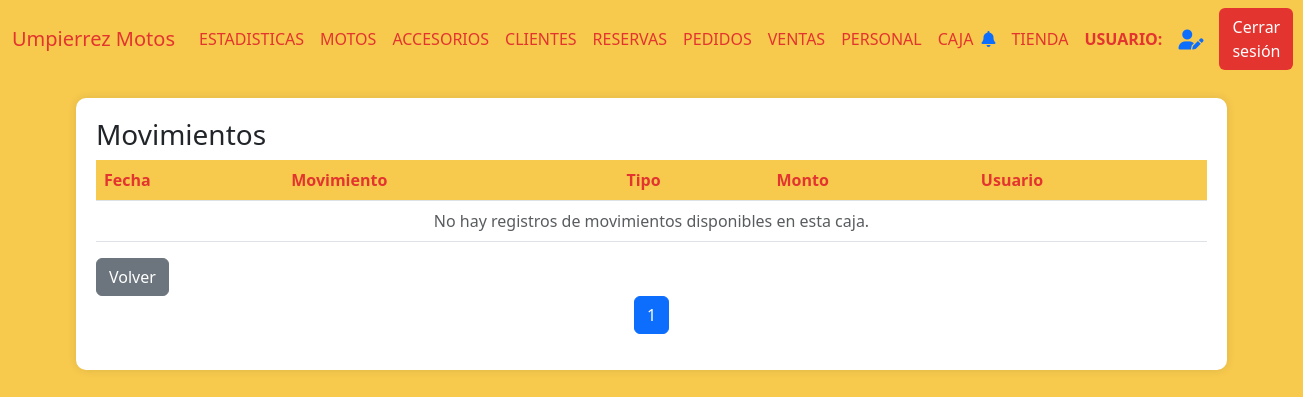
The app's page /movimientos_caja/11 (signed in), older data.
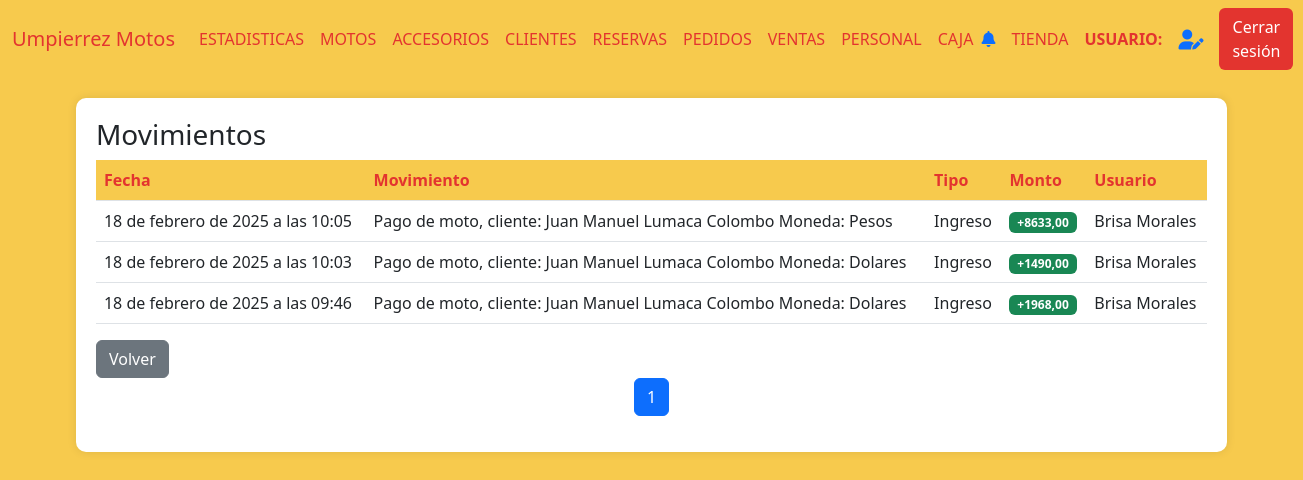
The same page, newer data.
### AppUM/models.py (models this page shows)
class Movimientos(models.Model):
    fecha = models.DateTimeField()
    movimiento = models.TextField(null=True, blank=True)
    tipo = models.CharField(max_length=10)
    monto = models.DecimalField(max_digits=10, decimal_places=2)
    caja = models.ForeignKey(Caja, related_name='movimiento_caja', on_delete=models.CASCADE)
    usuario = models.ForeignKey(Personal, related_name='usuario_movimiento', on_delete=models.CASCADE)

### AppUM/decorators.py (the view)
    def _wrapped_view(request, *args, **kwargs):
        user = request.user
        if user.is_authenticated:
            usuario_consulta = Personal.objects.filter(usuario=user.username).first()
            if usuario_consulta:
                if Administrativo.objects.filter(personal_ptr_id=usuario_consulta.id,activo=1).exists():
                    return view_func(request, *args, **kwargs)
                else:
                    raise PermissionDenied
            else:
                return view_func(request, *args, **kwargs)
        else:
            return redirect('Login')  # Redirigir al login si no está autenticado

### AppUM/context_processors.py (called while the page is built)
def cantidad_solicitudes_no_leidas(req):
    if req.user.is_authenticated:
        usuario = req.user
        usuario_actual = Personal.objects.filter(usuario=usuario.username).first()
        notificaciones = NotificacionPersonal.objects.filter(personal=usuario_actual,leido=0).count()
    else:
        notificaciones = 0
    return {'notificaciones': notificaciones}

### AppUM/functions.py (called while the page is built)
def funcion_paginas_varias(req,instancia_model):
    paginator = Paginator(instancia_model, 5)  # 5 motos por página
    page_number = req.GET.get('page')  # Obtiene el número de página desde la URL
    page_obj = paginator.get_page(page_number)
    return page_obj

### AppUM/views.py (called while the page is built)
@admin_required
def movimientos_caja(req,id_caja):
    try:
        movimientos = Movimientos.objects.filter(caja_id=id_caja).order_by('-fecha')
        data = []
        for movimiento in movimientos:
            usuario = Personal.objects.get(id=movimiento.usuario_id)
            data.append({
                "movimiento":movimiento,
                "descripcion":movimiento.movimiento if movimiento.movimiento else "Sin descripción",
                "usuario":usuario.nombre + " " + usuario.apellido
            })
        page_obj = funcion_paginas_varias(req,data)
        return render(req, "perfil_administrativo/arqueos/movimientos.html", {"page_obj": page_obj})
    except Exception as e:
        return render(req,"perfil_administrativo/arqueos/movimientos.html",{"error_message":e})

### AppUM/templates/perfil_administrativo/arqueos/movimientos.html (shortened to what this page needs)
{% extends "perfil_administrativo/padre_perfil_administrativo.html" %}
{% load static %}
{% block contenidoQueCambia %}
<link href="https://cdnjs.cloudflare.com/ajax/libs/font-awesome/6.0.0/css/all.min.css" rel="stylesheet">
<link href="https://cdn.jsdelivr.net/npm/bootstrap-icons@1.10.0/font/bootstrap-icons.css" rel="stylesheet">
<div class="table-container" id="inventarios">
    <h3>Movimientos</h3>
    <table class="table">
        <thead>
            <tr>
                <th>Fecha</th>
                <th>Movimiento</th>
                <th>Tipo</th>
                <th>Monto</th>
                <th>Usuario</th>
            </tr>
        </thead>
        <tbody>
            {% if page_obj %}
                {% for movimiento in page_obj %}
                <tr>
                    <td>{{ movimiento.movimiento.fecha }}</td>
                    <td>{{ movimiento.descripcion }}</td>
                    <td>{{ movimiento.movimiento.tipo }}</td>
                    <td>
                        {% if movimiento.movimiento.tipo == "Egreso" %}
                        <span class="badge bg-danger">-{{ movimiento.movimiento.monto }}</span>
                        {% else %}
                        <span class="badge bg-success">+{{ movimiento.movimiento.monto }}</span>
                        {% endif %}
                    </td>
                    <td>{{ movimiento.usuario }}</td>
                </tr>
                {% endfor %}
            {% else %}
                <tr>
                    <td colspan="9" class="text-center text-muted">
                        No hay registros de movimientos disponibles en esta caja.
                    </td>
                </tr>
            {% endif %}
        </tbody>
    </table>
    <a href="{% url 'Arqueos' %}" class="btn btn-secondary">Volver</a>
    <nav aria-label="Page navigation">
        <ul class="pagination justify-content-center">
            {% for num in page_obj.paginator.page_range %}
            <li class="page-item {% if page_obj.number == num %}active{% endif %}">
                <a class="page-link" href="?page={{ num }}">{{ num }}</a>
            </li>
            {% endfor %}
        </ul>
    </nav>
</div>
{% endblock %}

### AppUM/templates/perfil_administrativo/padre_perfil_administrativo.html (shortened to what this page needs)
<!DOCTYPE html>
<html lang="es">
<head>
    {% load static %}
    <link href="https://cdn.jsdelivr.net/npm/bootstrap@5.3.0/dist/css/bootstrap.min.css" rel="stylesheet">
    <link href="https://cdnjs.cloudflare.com/ajax/libs/font-awesome/6.0.0/css/all.min.css" rel="stylesheet">
    <link href="{% static 'css/styles.css' %}" rel="stylesheet" />
</head>
<body>
    <nav class="navbar navbar-expand-lg navbar-custom">
        <div class="container-fluid">
            <a class="navbar-brand" href="#">Umpierrez Motos</a>
            <div class="collapse navbar-collapse" id="navbarNav">
                <ul class="navbar-nav me-auto mb-2 mb-lg-0">
                    <li class="nav-item {% if active_page == 'Estadisticas' %}active{% endif %}">
                        <a class="nav-link" href="{% url 'Estadisticas' %}" onclick="">ESTADISTICAS</a>
                    </li>
                    <li class="nav-item {% if active_page == 'Motos' %}active{% endif %}">
                        <a class="nav-link" href="{% url 'Motos' %}" onclick="">MOTOS</a>
                    </li>
                    <li class="nav-item">
                        <a class="nav-link" href="{% url 'Accesorios' %}" onclick="">ACCESORIOS</a>
                    </li>
                    <li class="nav-item">
                        <a class="nav-link" href="{% url 'Clientes' %}" onclick="">CLIENTES</a>
                    </li>
                    <li class="nav-item">
                        <a class="nav-link" href="{% url 'Reservas' %}" onclick="">RESERVAS</a>
                    </li>
                    <li class="nav-item">
                        <a class="nav-link" href="{% url 'Pedidos' %}" onclick="">PEDIDOS</a>
                    </li>
                    <li class="nav-item">
                        <a class="nav-link" href="{% url 'Ventas' %}" onclick="">VENTAS</a>
                    </li>
                    <li class="nav-item">
                        <a class="nav-link" href="{% url 'Personal' %}" onclick="">PERSONAL</a>
                    </li>
                    <li class="nav-item">
                        <a class="nav-link" href="{% url 'Arqueos' %}" onclick="">CAJA</a>
                    </li>
                </ul>
                <div class="d-flex align-items-center">
                    <div class="notification-bell me-3">
                        <a href="{% url 'NotificacionesAdministrativo' %}" class="text-decoration-none">
                            <i class="fas fa-bell"></i>
                        </a>
                    </div>
                    <a href="{% url 'Tienda' %}" class="nav-link me-3">TIENDA</a>
                    <span class="navbar-text me-3">
                        <strong>USUARIO:</strong> {{ request.user.first_name }}
                    </span>
                    <a href="{% url 'EditarUsuario' %}" class="me-3" title="Editar Perfil">
                        <i class="fas fa-user-edit fa-lg"></i>
                    </a>
                    <a href="{% url 'CerrarSesion' %}">
                        <button class="btn btn-logout">Cerrar sesión</button>
                    </a>
                </div>
            </div>
        </div>
    </nav>
    <div class="container-fluid" id="content">
        {% block contenidoQueCambia %}
        {% endblock %}
    </div>
</body>
</html>

### AppUM/static/css/styles.css (style rules this page uses)
body { background-color: #f7ca4d; }
.navbar-custom { background-color: #f7ca4d; }
.navbar-brand, .nav-link, .navbar-text { color: #e3342f !important; }
.btn-logout { background-color: #e3342f; color: #fff; }
.table-container { background-color: #fff; border-radius: 10px; padding: 20px; box-shadow: 0px 0px 10px rgba(0, 0, 0, 0.1); margin: 20px auto; max-width: 90%; }
.table th { background-color: #f7ca4d; color: #e3342f; }
.notification-bell { position: relative; cursor: pointer; }

Row changes from the older to the newer data that the page shows:
added Movimientos: movimiento.fecha "18 de febrero de 2025 a las 10:05", descripcion "Pago de moto, cliente: Juan Manuel Lumaca Colombo Moneda: Pesos", movimiento.tipo "Ingreso", movimiento.monto "8633,00", usuario "Brisa Morales"
added Movimientos: movimiento.fecha "18 de febrero de 2025 a las 10:03", descripcion "Pago de moto, cliente: Juan Manuel Lumaca Colombo Moneda: Dolares", movimiento.tipo "Ingreso", movimiento.monto "1490,00", usuario "Brisa Morales"
added Movimientos: movimiento.fecha "18 de febrero de 2025 a las 09:46", descripcion "Pago de moto, cliente: Juan Manuel Lumaca Colombo Moneda: Dolares", movimiento.tipo "Ingreso", movimiento.monto "1968,00", usuario "Brisa Morales"
Text that changed along with them:
text no longer shown: "No hay registros de movimientos disponibles en esta caja."
